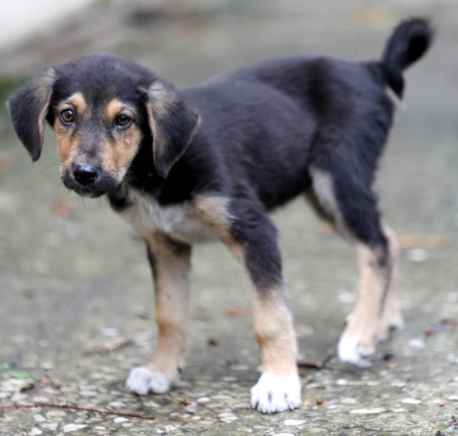
#> input picture DIP LAB FINAL/d10.png, 458 x 436 px
$ jupyter execute '13.edge detection.ipynb'
#> lines starting #> are read from the running program, lines starting #| are printed output that depends on the picture
[cell 1]
#filtering funtion
import numpy as np
import cv2
import matplotlib.pyplot as plt
def matrix_sum(mat_1,mat_2):
    sum = 0
    for i in range(mat_1.shape[0]):
        for j in range(mat_1.shape[1]):
            sum = sum + mat_1[i][j] * mat_2[i][j]
    return sum
def filter_operation(image,kernel):
    #must use a odd size of filter
    kernel_center = (kernel.shape[0]-1)//2
    kernel_dimension = kernel.shape[0]
    image_height = image.shape[0]
    image_width = image.shape[1]
    out_image_height = int(image_height-2*kernel_center)
    out_image_width = int(image_width-2*kernel_center)
    out_image = np.zeros((out_image_height,out_image_width))
    for row in range(out_image_height):
        for column in range(out_image_width):
            mat = image[row:row+kernel_dimension,column:column+kernel_dimension]
            #print(mat)
            out_image[row,column] = matrix_sum(mat,kernel)
    return out_image
blur_kernel = np.array([
    [1,2,1],
    [2,4,2],
    [1,2,1]
])/9
line_detection_1 = np.array([
    [-1,-2,-1],
    [0,0,0],
    [1,2,1]
])
line_detection_2 = np.array([
    [-1,0,1],
    [-2,0,2],
    [-1,0,1]
])
image = cv2.imread('d10.png')
#> image is the input picture: shape (436, 458, 3); mean B, G, R 135.1, 134.4, 136.1
image = cv2.cvtColor(image,cv2.COLOR_BGR2GRAY)
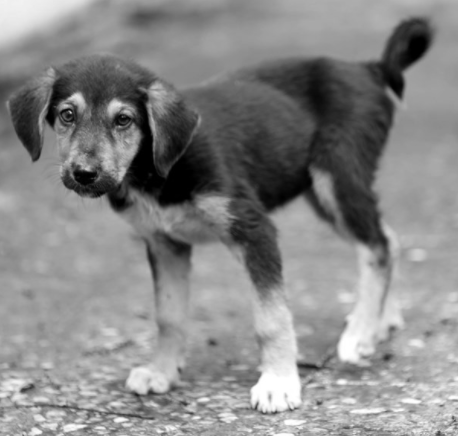
#> image: shape (436, 458); min 0, max 255, mean 135
filtered_image1 = filter_operation(image,line_detection_1)
#> after the loop in filter_operation, `for row in range(out_image_height):`:
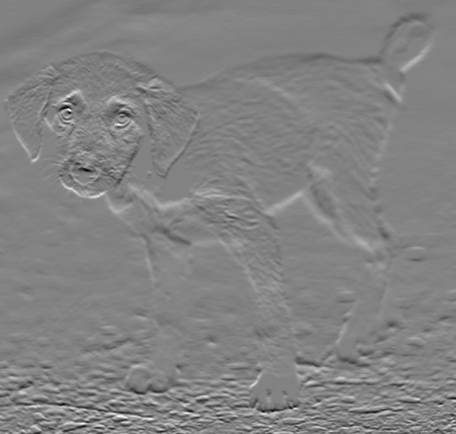
#> out_image: shape (434, 456) float64; min -526, max 499, mean -0.2; drawn with min black and max white
filtered_image2 = filter_operation(image,line_detection_2)
#> after the loop in filter_operation (call 2), `for row in range(out_image_height):`:
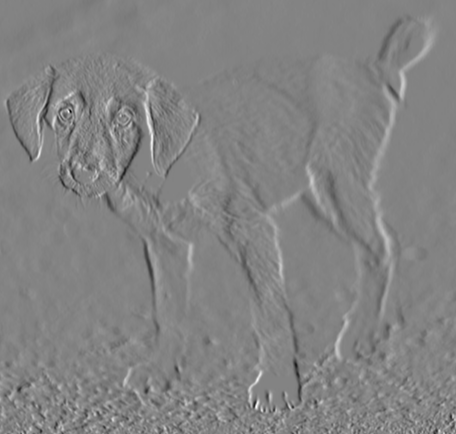
#> out_image: shape (434, 456) float64; min -500, max 472, mean 0.2; drawn with min black and max white
filtered_image = filtered_image1+filtered_image2
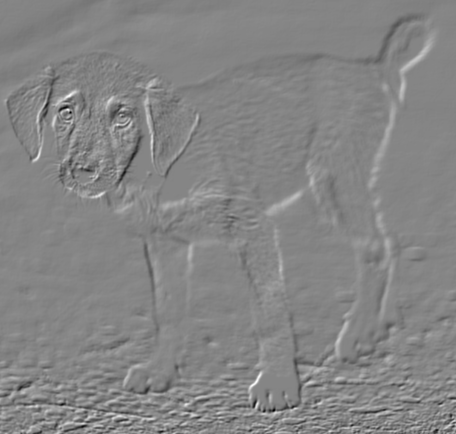
#> filtered_image: shape (434, 456) float64; min -698, max 640, mean 0.1; drawn with min black and max white

# filtered_image2 = padd_image(filtered_image1,1)
# filtered_image2 = image+filtered_image2
plt.figure(figsize=(20,20))
plt.subplot(2,1,1)
plt.title('input')
plt.imshow(image,cmap='gray')
plt.subplot(2,1,2)
plt.title('output')
plt.imshow(filtered_image, cmap="gray",vmin=0,vmax=255)
plt.tight_layout()
plt.show()

$ run again, with DIP LAB FINAL/template.png copied over DIP LAB FINAL/d10.png
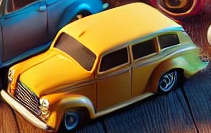
#> input picture DIP LAB FINAL/template.png, 211 x 133 px
#> image is the input picture: shape (133, 211, 3); mean B, G, R 63.4, 93.3, 110.6
#> `image = cv2.cvtColor(image,cv2.COLOR_BGR2GRAY)`:
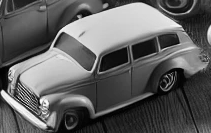
#> image: shape (133, 211); min 0, max 252, mean 95.1
#> `filtered_image = filtered_image1+filtered_image2`:
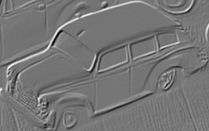
#> filtered_image: shape (131, 209) float64; min -1088, max 1258, mean 0.1; drawn with min black and max white
